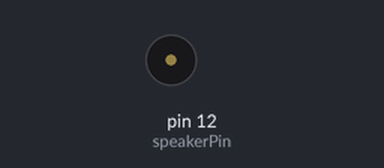
Simulated run of this sketch. Board: Arduino Uno, built with avr-gcc and run on an emulated ATmega328P. On the bench: buzzer (waves = sounding). What the sketch prints to the serial monitor is not drawn.

Above: at 0.2 s.
At 6.99 s:
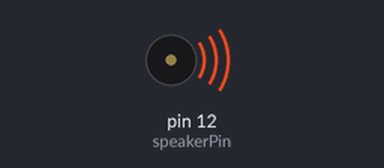
Timing chart, 0 to 7.4 s (numbered marks = the images above):
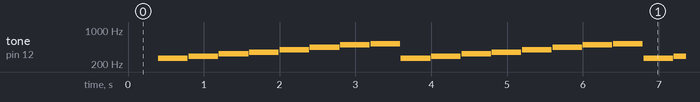

Measured:
- by itself, tone on pin 12 (speakerPin): repeats every 3.2 s: silent 0.01 s, 292 Hz 0.39 s, silent 0.01 s, 328 Hz 0.39 s, silent 0.01 s, 348 Hz 0.39 s, silent 0.01 s, 392 Hz 0.39 s, silent 0.01 s, 440 Hz 0.39 s, silent 0.01 s, 492 Hz 0.39 s, silent 0.01 s, 520 Hz 0.39 s, silent 0.01 s, 260 Hz 0.39 s

The sketch:

task3_lab6.ino
```cpp
 #include <TimerOne.h>
 const int speakerPin= 12;

  const int C=260;
  const int D= 292;
  const int E= 328;
  const int F=348;
  const int G =392;
  const int A= 440;
  const int H=492;
  const int c=520;

  int onTone;
  int onName;

  //definerer en array med toner//
  int tones[]= {C,D,E,F,G,A,H,c};
  char names[]= {'C', 'D', 'E', 'F', 'G', 'A', 'H', 'c'};

    void setup() {
      Timer1.initialize(400000);
      Timer1.attachInterrupt(changeTone);
      int onTone=0;
      Serial.begin(9600);

    }

    void loop() {
     onName=onTone-1;
     Serial.println(names[onName]);
     Serial.println();
     onName++;
     delay(400);

    }

     void changeTone(){

     int elements= (sizeof(tones)/ sizeof(tones[0]))-1;

     if(onTone>elements){
      onTone=0;
     }

      tone(speakerPin, tones[onTone],390);
      onTone++;

    }
```
